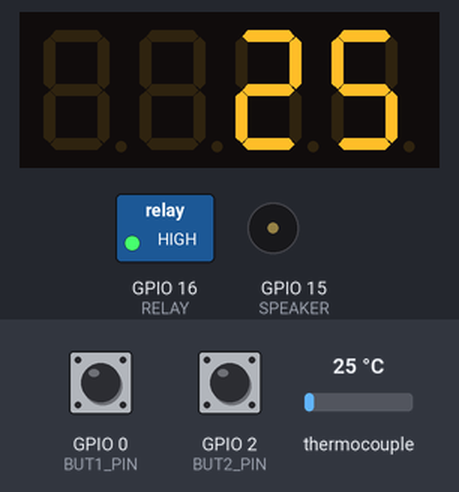
This program was run on a simulated ESP8266 (NodeMCU). Shown: 4-digit seven-segment display, switched loads named in the program (green lamp = pin HIGH), buzzer (waves = sounding). Inputs (shaded band) come from the test bench; at power-on: thermocouple 25 °C, GPIO 0 (BUT1_PIN) HIGH, GPIO 2 (BUT2_PIN) HIGH.

Above: at 3.1 s.
3.2 s: thermocouple set to 234 °C
At 3.4 s:
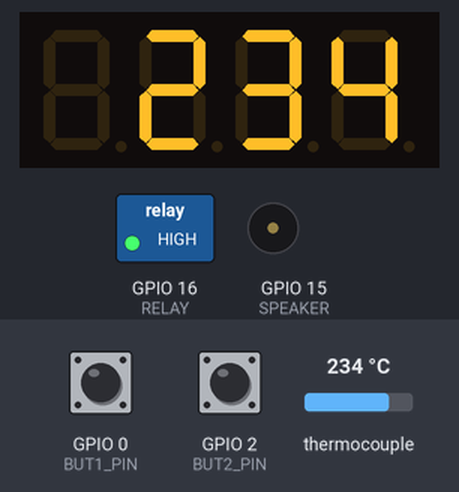
4.8 s: thermocouple set to 243 °C
At 5.2 s:
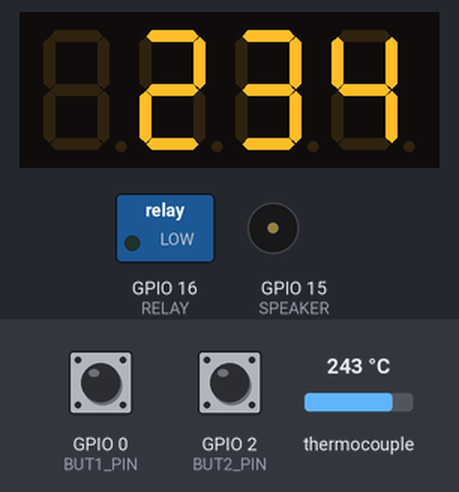
6.3 s: thermocouple set to 6 °C
9.3 s: GPIO 0 (BUT1_PIN) pulled LOW for 3.2 s
At 12.5 s:
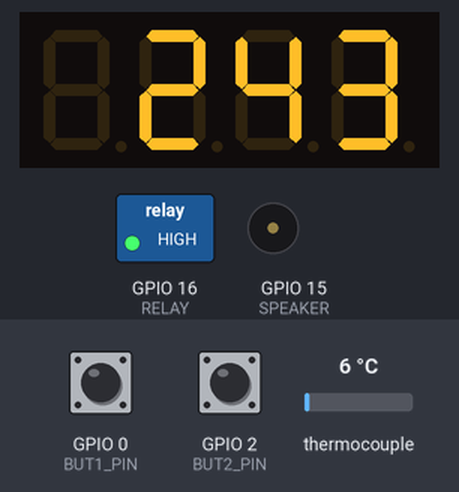
14.0 s: GPIO 2 (BUT2_PIN) pulled LOW for 0.15 s
At 14.2 s:
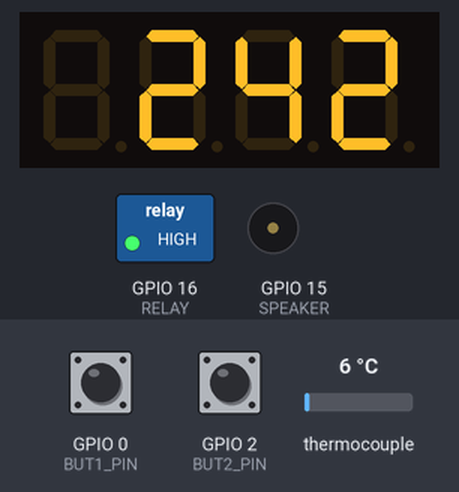
15.8 s: GPIO 0 (BUT1_PIN) pulled LOW for 0.15 s
At 16.78 s:
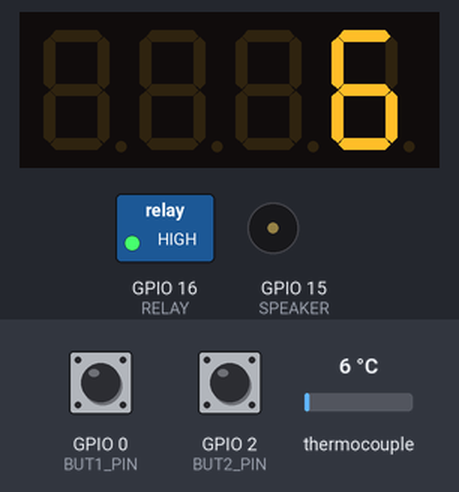
Timing chart, 0 to 18.4 s (numbered marks = the images above; inputs shaded):
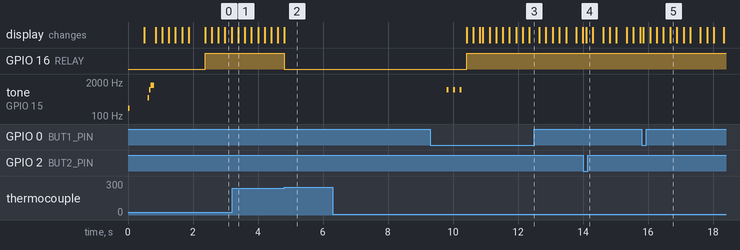

Measured:
- the behaviour switches between 239 and 240 °C on thermocouple (found by bisection; images 1 and 2)
- after the input at 4.8 s, GPIO 16 (RELAY): HIGH → LOW at once
- after the input at 6.3 s, every drawn part: stays the same
- by itself, tone on GPIO 15 (SPEAKER): alternates 1000 Hz for 0.05 s and silent for 0.15 s, 6 changes in all, then stays silent

The program:

main.cpp
```cpp
#include <Arduino.h>
#include "max6675.h"
#include <GyverTimer.h>
#include <ArduinoOTA.h>
#include <GyverButton.h>

#define BUT1_PIN 0
#define BUT2_PIN 2
GButton BUT1_BUT(BUT1_PIN);
GButton BUT2_BUT(BUT2_PIN);

#define MIN_TEMP 150
#define MAX_TEMP 400

int thermoDO = 14;
int thermoCS = 12;
int thermoCLK = 13;

int target_temp = 250;
int td;
int br=0;
bool up;
#define RELAY 16
#define SPEAKER 15

GTimer_ms Timer1;

#define CLK 5
#define DIO 4

#include "GyverTM1637.h"
GyverTM1637 disp(CLK, DIO);

MAX6675 thermocouple(thermoCLK, thermoCS, thermoDO);

const char *ssid = "Smart_HOOKAN";
const char *password = "hookanhookan";
bool startup = true;

byte prepare_banner[] = {_P, _r, _E, _P, _A, _r, _E, _empty, _empty, _empty, _empty };
byte service_banner[] = {_S, _E, _r, _U, _i, _c, _E, _empty, _empty, _empty, _empty };

void breathe(){
        if (br>6) {up=false;disp.displayInt(thermocouple.readCelsius());}
        if (br<1) {up=true;}
        if (up) {br++;} else {br--;}
        delay(100);
        disp.brightness(br);
}

void start_sound(){
    tone(SPEAKER,500,100);
    delay(50);
    tone(SPEAKER,1000,100);
    delay(50);
    tone(SPEAKER,1500,100);
    delay(50);
}

void ready_sound(){
    tone(SPEAKER,1000,50);
    delay(200);
    tone(SPEAKER,1000,50);
    delay(200);
    tone(SPEAKER,1000,50);
    delay(200);
}

void preparing(){
  disp.runningString(prepare_banner, sizeof(prepare_banner), 100);  // выводим
  disp.displayInt(thermocouple.readCelsius());
  digitalWrite(RELAY,HIGH);
  while (thermocouple.readCelsius()<240)
  {
    disp.displayInt(thermocouple.readCelsius());
    delay(100);
    breathe();
  }
  digitalWrite(RELAY,LOW);
  delay(5000);
  ready_sound();
  startup=false;
  disp.brightness(7);
}

void service(){
  tone(SPEAKER,500,500);
  disp.runningString(service_banner, sizeof(service_banner), 100);  // выводим
  delay(1000);
  while (true)
  {
    ArduinoOTA.handle();                      // проверяем обновление для прошивки по воздуху
    disp.runningString(service_banner, sizeof(service_banner), 100);  // выводим
  }
}

void setup() {
  tone(SPEAKER,200,50);
  delay(500);
  //Serial.begin(9600);
  disp.clear();
  pinMode(RELAY,OUTPUT);
  disp.brightness(7);  // яркость, 0 - 7 (минимум - максимум)

  WiFi.softAP(ssid, password);

  Timer1.setInterval(1000);
  ArduinoOTA.setPort(8266);
  ArduinoOTA.setPassword("157953");

  ArduinoOTA.onStart([]() {
    Serial.println("Start");  //  "Начало OTA-апдейта"
  });
  ArduinoOTA.onEnd([]() {
    Serial.println("\nEnd");  //  "Завершение OTA-апдейта"
  });
  ArduinoOTA.onProgress([](unsigned int progress, unsigned int total) {
    Serial.printf("Progress: %u%%\r", (progress / (total / 100)));
    disp.displayInt((progress / (total / 100)));
  });
  ArduinoOTA.onError([](ota_error_t error) {
    Serial.printf("Error[%u]: ", error);
    if (error == OTA_AUTH_ERROR) Serial.println("Auth Failed");
    //  "Ошибка при аутентификации"
    else if (error == OTA_BEGIN_ERROR) Serial.println("Begin Failed");
    //  "Ошибка при начале OTA-апдейта"
    else if (error == OTA_CONNECT_ERROR) Serial.println("Connect Failed");
    //  "Ошибка при подключении"
    else if (error == OTA_RECEIVE_ERROR) Serial.println("Receive Failed");
    //  "Ошибка при получении данных"
    else if (error == OTA_END_ERROR) Serial.println("End Failed");
    //  "Ошибка при завершении OTA-апдейта"
  });
  ArduinoOTA.begin();

  digitalWrite(RELAY,LOW);
  delay(100);
  start_sound();
  if (!digitalRead(BUT1_PIN)) {service();} else {preparing();}
}


void display_current_temp(){
// put your main code here, to run repeatedly:
  if (Timer1.isReady()) {
    int temperature=thermocouple.readCelsius();
    disp.displayInt(temperature);
    //digitalWrite(RELAY,!digitalRead(RELAY));
    if (temperature<target_temp-5){
        digitalWrite(RELAY,HIGH);
      };
    if (temperature>target_temp){
      disp.brightness(7);
      digitalWrite(RELAY,LOW);};
  }
}

void display_target_temp(){
  disp.point(POINT_OFF);
  disp.displayInt(target_temp);
}

void loop() {
  BUT1_BUT.tick();  // обязательная функция отработки Кнопки1
  BUT2_BUT.tick();  // обязательная функция отработки Кнопки2

  ArduinoOTA.handle();                      // проверяем обновление для прошивки по воздуху

  if  ((BUT2_BUT.isPress()) or (BUT2_BUT.isHold())) {
    if (target_temp<MAX_TEMP){target_temp++; td=millis(); delay(100);}
  }
  if  ((BUT1_BUT.isPress()) or (BUT1_BUT.isHold())) {
    if (target_temp>MIN_TEMP){target_temp--; td=millis(); delay(100);}
  }
  if (digitalRead(RELAY)) {breathe();}
  if (millis()>td+2000){display_current_temp();} else {display_target_temp();};

  }
```
